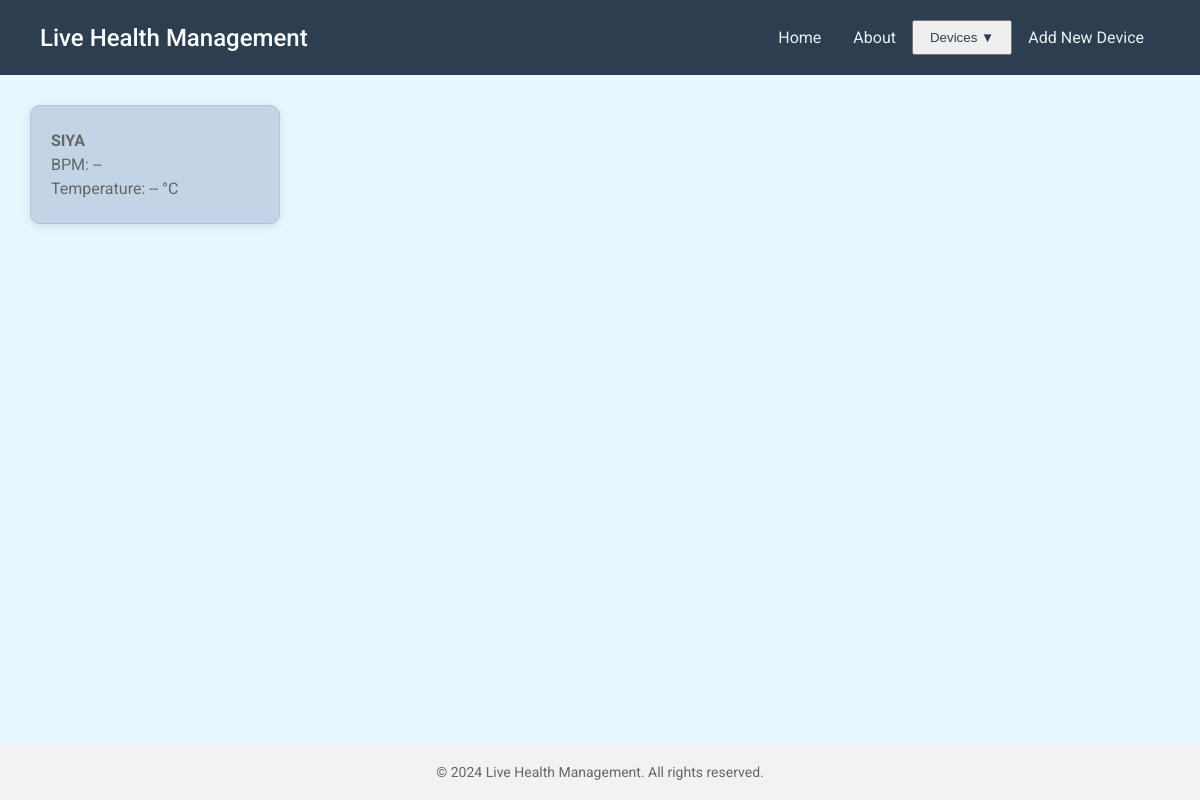
The app's page /, older data.
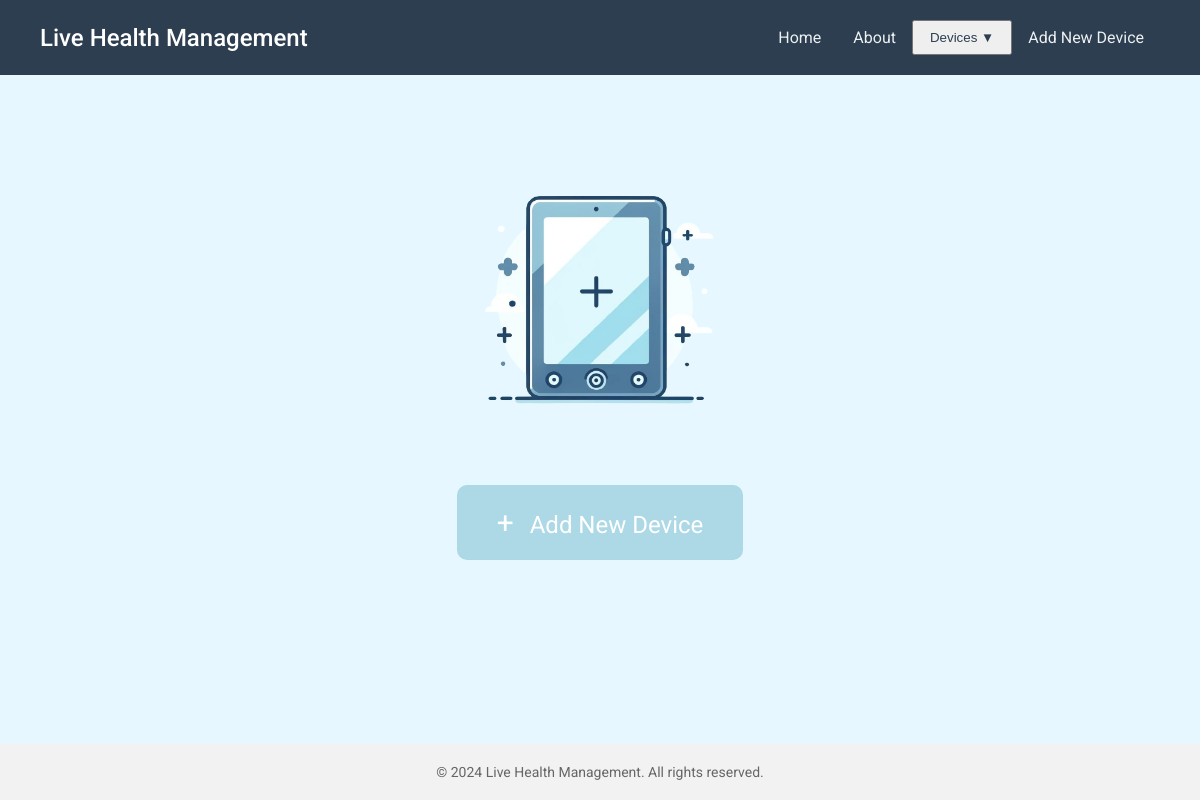
The same page, newer data.
### backend/app/models.py (models this page shows)
class Device(db.Model):
    __tablename__ = 'device'
    id = db.Column(db.Integer, primary_key=True)
    ip_address = db.Column(db.String(15), unique=True, nullable=False)
    passkey = db.Column(db.String(80), nullable=False)
    nickname = db.Column(db.String(50), nullable=False)

### backend/app/routes.py (the view)
@app.route('/')
def index():
    devices = Device.query.all()
    return render_template('index.html', devices=devices)

### backend/templates/index.html (shortened to what this page needs)
<!DOCTYPE html>
<html lang="en">
<head>
    <link rel="stylesheet" href="{{ url_for('static', filename='css/styles.css') }}">
    <link rel="stylesheet" href="{{ url_for('static', filename='css/navbar-styles.css') }}">
</head>
<body>
<div class="navbar">
  <div class="navbar-header">
      <span>Live Health Management</span>
  </div>
  <div class="navbar-links">
      <a href="/">Home</a>
      <a href="/about-us">About</a>
      <div class="dropdown">
        <button class="dropbtn">Devices ▼</button>
      </div>
      <a href="{{ url_for('add_device_page') }}">Add New Device</a>
  </div>
</div>
<div class="main-content {% if devices|length == 0 %}center-content{% endif %}">
  {% if devices|length == 0 %}
    <div class="no-devices">
      <img src="{{ url_for('static', filename='images/no-device-added-without-bg.png') }}" alt="No Device Added" class="no-device-image"/>
      <a href="{{ url_for('add_device_page') }}" class="big-add-device-btn">
        <span class="plus-icon">+</span> Add New Device
      </a>
    </div>
  {% else %}
    <div class="device-container">
        {% for device in devices %}
        <div class="device-card" onclick="window.location.href='{{ url_for('device_page', device_id=device.id) }}'">
            <div class="device-info">
                <h4 class="device-nickname">{{ device.nickname | upper }}</h4>
                <p>BPM: <span id="bpm">--</span></p>
                <p>Temperature: <span id="temperature">--</span> &deg;C</p>
            </div>
        </div>
        {% endfor %}
    </div>
  {% endif %}
</div>
<footer class="footer">
    <p>&copy; 2024 Live Health Management. All rights reserved.</p>
</footer>
</body>
</html>

### backend/static/css/styles.css (style rules this page uses)
body { font-family: 'Segoe UI', Tahoma, Geneva, Verdana, sans-serif; background: #e6f7ff; margin: 0; padding: 0; color: #333; }
.main-content { display: flex; flex-direction: column; align-items: flex-start; justify-content: flex-start; padding: 20px; flex: 1 }
.center-content { display: flex; justify-content: center; align-items: center; text-align: center; flex-direction: column; }
.no-device-image { display: block; margin: 0 auto; max-width: 60%; height: auto; padding-bottom: 20px; }
.no-devices { text-align: center; padding-top: 50px; }
.big-add-device-btn { background-color: #add8e6; color: white; padding: 20px 40px; border-radius: 10px; text-decoration: none; font-size: 24px; display: inline-block; margin-top: 20px; transition: background-color 0.3s; }
.plus-icon { margin-right: 10px; font-size: 30px; }
.footer { text-align: center; padding: 20px 0; background-color: #f2f2f2; color: #666; font-size: 14px; position: absolute; bottom: 0; width: 100%; }

### backend/static/css/navbar-styles.css (style rules this page uses)
* { padding: 0; margin: 0; box-sizing: border-box; }
body { font-family: 'Roboto', sans-serif; }
.navbar { background-color: #2C3E50; display: flex; justify-content: space-between; align-items: center; padding: 20px 40px; width: 100%; }
.navbar-header span { font-weight: 500; font-size: 1.5rem; color: white; }
.navbar-links { display: flex; align-items: center; list-style-type: none; }
.navbar-links a { color: white; text-decoration: none; padding: 10px 15px; display: block; }
.navbar-links a, .dropbtn { color: #ecf0f1; text-decoration: none; padding: 0.5rem 1rem; transition: color 0.3s, transform 0.3s; }
.dropbtn { color: #2C3E50; }
.dropdown { position: relative; }
.footer { text-align: center; padding: 20px 0; background-color: #f2f2f2; color: #666; font-size: 14px; margin-top: auto; width: 100%; }

Row changes from the older to the newer data that the page shows:
removed Device: nickname "SIYA"
Text that changed along with them:
text now shown: "+ Add New Device"
